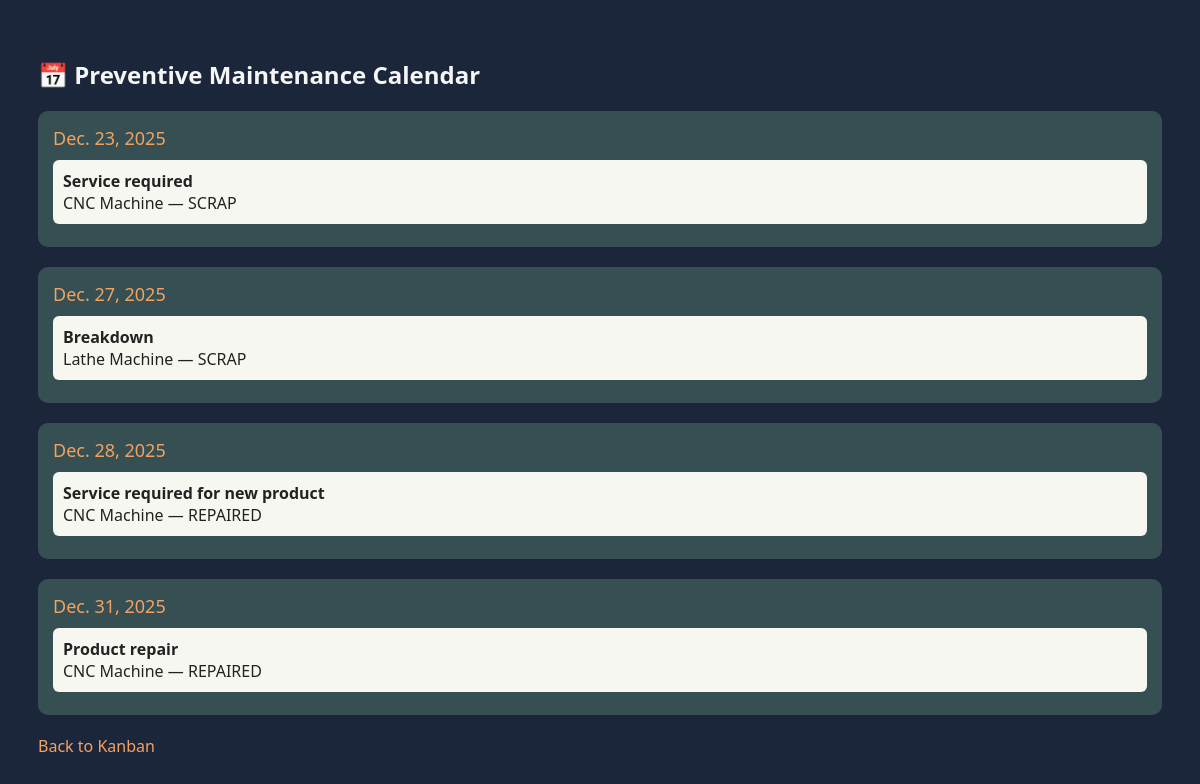
Screenshot of /calendar/ with the database file from the repository.
### maintenance/models.py (models this page shows, shortened)
class MaintenanceRequest(models.Model):
    REQUEST_TYPE = [
        ("CORRECTIVE", "Corrective"),
        ("PREVENTIVE", "Preventive"),
    ]
    STATUS = [
        ("NEW", "New"),
        ("IN_PROGRESS", "In Progress"),
        ("REPAIRED", "Repaired"),
        ("SCRAP", "Scrap"),
    ]
    subject = models.CharField(max_length=200)
    description = models.TextField(blank=True)
    equipment = models.ForeignKey(Equipment, on_delete=models.CASCADE)
    team = models.ForeignKey(Team, on_delete=models.SET_NULL, null=True)
    request_type = models.CharField(max_length=20, choices=REQUEST_TYPE)
    status = models.CharField(max_length=20, choices=STATUS, default="NEW")
    scheduled_date = models.DateField(null=True, blank=True)
    duration_hours = models.FloatField(null=True, blank=True)
    created_at = models.DateTimeField(auto_now_add=True)

class Equipment(models.Model):
    name = models.CharField(max_length=100)
    serial_number = models.CharField(max_length=100)
    category = models.CharField(max_length=100)
    department = models.CharField(max_length=100)
    location = models.CharField(max_length=100)
    purchase_date = models.DateField()
    warranty_till = models.DateField()
    maintenance_team = models.ForeignKey(Team, on_delete=models.SET_NULL, null=True)
    is_scrapped = models.BooleanField(default=False)
    def __str__(self):
        return self.name

### maintenance/views.py (the view)
# urls.py: path("calendar/", views.calendar_view, name="calendar"),
def calendar_view(request):
    from .models import MaintenanceRequest
    requests = MaintenanceRequest.objects.filter(
        request_type="PREVENTIVE"
    ).order_by("scheduled_date")
    grouped = {}
    for r in requests:
        if r.scheduled_date not in grouped:
            grouped[r.scheduled_date] = []
        grouped[r.scheduled_date].append(r)
    return render(request, "maintenance/calendar.html", {
        "grouped": grouped
    })

### maintenance/templates/maintenance/calendar.html (shortened to what this page needs)
<!DOCTYPE html>
<html>
<head>
</head>
<body>
<h2>📅 Preventive Maintenance Calendar</h2>
{% if grouped %}
    {% for date, items in grouped.items %}
        <div class="day">
            <div class="date">{{ date }}</div>
            {% for r in items %}
                <div class="task">
                    <b>{{ r.subject }}</b><br>
                    {{ r.equipment }} — {{ r.status }}
                </div>
            {% endfor %}
        </div>
    {% endfor %}
{% else %}
    <p>No preventive maintenance scheduled.</p>
{% endif %}
<a href="/requests/"> Back to Kanban</a>
</body>
</html>

### maintenance/templates/maintenance/calendar.html (style rules this page uses)
body { font-family: Segoe UI; background: #1b263b; color: #f5f5f5; padding: 30px; }
.day { background: #354f52; padding: 15px; border-radius: 10px; margin-bottom: 20px; }
.date { color: #f4a261; font-size: 18px; margin-bottom: 10px; }
.task { background: #f7f7f2; color: #222; padding: 10px; border-radius: 6px; margin-bottom: 8px; }
a { color: #f4a261; text-decoration: none; }

### rows the page displays
MaintenanceRequest: scheduled_date "Dec. 23, 2025", subject "Service required", equipment "CNC Machine", status "SCRAP"
MaintenanceRequest: scheduled_date "Dec. 27, 2025", subject "Breakdown", equipment "Lathe Machine", status "SCRAP"
MaintenanceRequest: scheduled_date "Dec. 28, 2025", subject "Service required for new product", equipment "CNC Machine", status "REPAIRED"
MaintenanceRequest: scheduled_date "Dec. 31, 2025", subject "Product repair", equipment "CNC Machine", status "REPAIRED"
